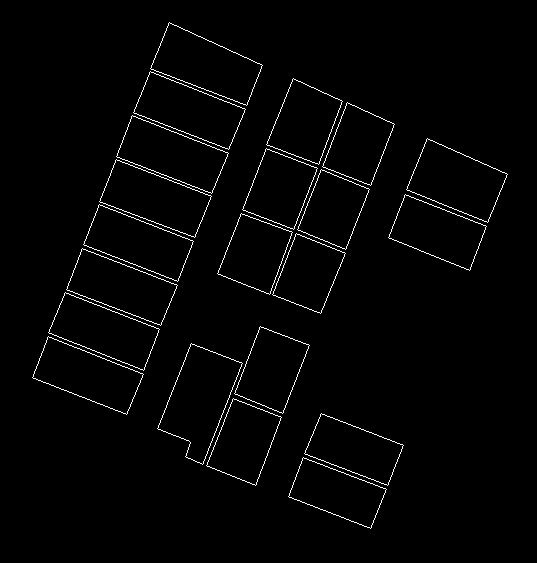
#> input picture OpenCV/Tutorials/30 Harris 角点检测/house.jpg, 537 x 563 px
$ python '房间.py'
#> lines starting #> are read from the running program, lines starting #| are printed output that depends on the picture; after the words box and inside, x2 and y2 are one past the last pixel; in counts of white or black regions, pixels touching at a corner belong together
'''
将窗口向各个方向移动(u,v)，然后计算所有差异的总和

窗口可以是正常的矩形窗口，也可以是对每一个像素给予不同权重的高斯窗口
'''

import cv2
import numpy as np

filename=r'house.jpg'

img=cv2.imread(filename)
#> img is the input picture: shape (563, 537, 3); min 0, max 255, mean 4.6
gray=cv2.cvtColor(img,cv2.COLOR_BGR2GRAY)

# 数据类型为 float32 的输入图像
gray=np.float32(gray)

'''
Open 中的函数 cv2.cornerHarris() 可以用来进行角点检测。参数如下：
• img - 数据类型为 float32 的输入图像。
• blockSize - 角点检测中要考虑的领域大小。
• ksize - Sobel 求导中使用的窗口大小
• k - Harris 角点检测方程中的自由参数，取值参数为 [0,04， 0.06]
'''
dst=cv2.cornerHarris(gray,2,3,0.04)
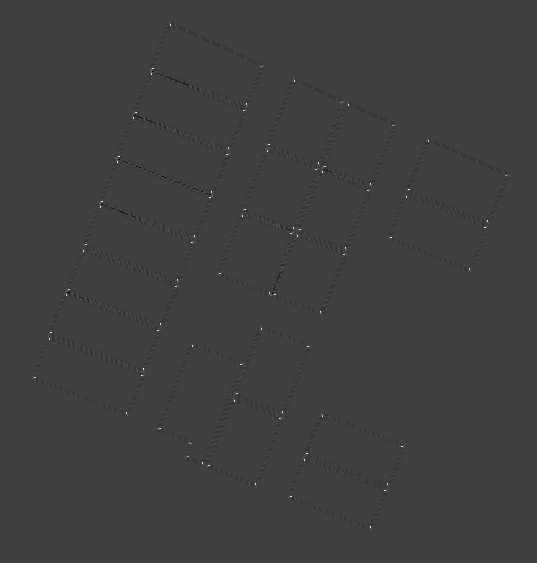
#> dst: shape (563, 537) float32; min -57007488, max 169710912, mean -122925.7; drawn with min black and max white

print(dst)
#> (printed output is left out)

# 此处的值需要根据不同的图像进行设置
img[dst>0.3*dst.max()]=[0,0,255]
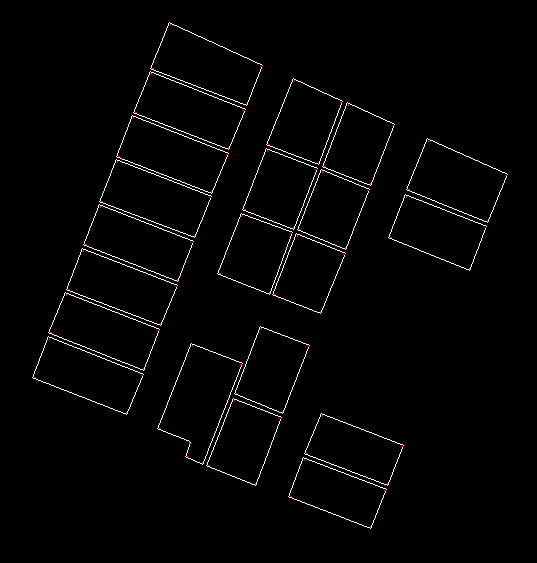
#> img: shape (563, 537, 3); 0.06% of pixels changed, all inside (x1, y1, x2, y2) = (34, 24, 507, 528)

cv2.imshow('dst',img)

cv2.imwrite('res.jpg',img)

cv2.waitKey(0)

cv2.destroyAllWindows()
